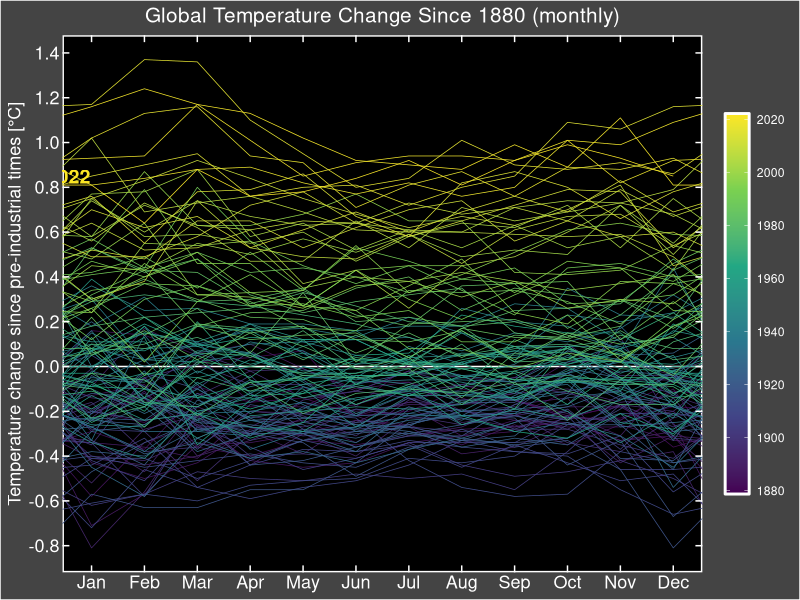
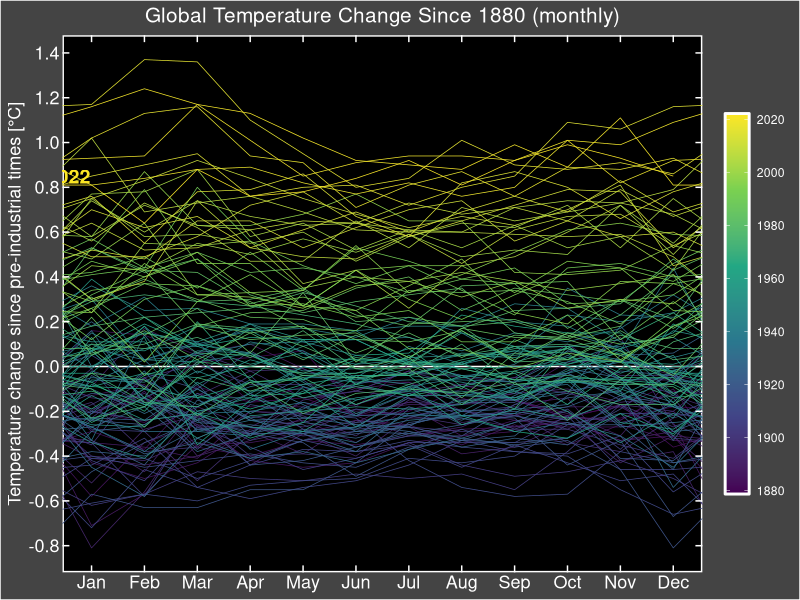

Recreate these plots in R, in order.
library(tidyverse)
library(glue)

t_diff <- read_csv("data/GLB.Ts+dSST.csv", skip = 1, na = "***") %>% 
  select(year = Year, month.abb) %>% 
  drop_na() %>% 
  pivot_longer(-year, names_to = "month", values_to = "t_diff") %>% 
  mutate(month = factor(month, levels = month.abb))

last_dec <- t_diff %>% 
  filter(month == "Dec") %>% 
  mutate(year = year + 1,
         month = "last_Dec")

next_jan <- t_diff %>% 
  filter(month == "Jan") %>% 
  mutate(year = year - 1,
         month = "next_Jan")

t_data <- bind_rows(last_dec, t_diff, next_jan) %>% 
  mutate(month = factor(month, levels = c("last_Dec", month.abb, "next_Jan")),
         month_number = as.numeric(month) - 1,
         this_year = year == 2022)

annotation <- t_data %>% 
  slice_max(year) %>% 
  slice_max(month_number)
  
t_data %>% 
  ggplot(aes(x = month_number, y = t_diff, group = year, colour = year, size = this_year)) +
  geom_hline(yintercept = 0, colour = "white") +
  geom_line() +
  geom_text(data = annotation,
            aes(x = month_number, y = t_diff, label = year, colour = year), 
            inherit.aes = FALSE,
            hjust = 0, size = 5, nudge_x = 0.15, fontface = "bold") +
  scale_x_continuous(breaks = 1:12,
                     labels = month.abb,
                     sec.axis = dup_axis(name = NULL, labels = NULL)) +
  scale_y_continuous(breaks = seq(-2, 2, 0.2),
                     sec.axis = dup_axis(name = NULL, labels = NULL)) +
  scale_size_manual(breaks = c(FALSE, TRUE),
                    values = c(0.25, 1), guide = "none") +
  scale_colour_viridis_c(breaks = seq(1880, 2020, 20),
                         guide = guide_colorbar(frame.colour = "white", 
                                                frame.linewidth = 1)) +
  coord_cartesian(xlim = c(1,12)) +
  labs(x = NULL,
       y = "Temperature change since pre-industrial times [\u00B0C]",
       title = glue("Global Temperature Change Since {min(t_diff$year)} (monthly)")) +
  theme(panel.background = element_rect(fill = "black", colour = "white", size = 1),
    plot.background = element_rect(fill = "#444444"),
    panel.grid = element_blank(),
    axis.text = element_text(colour = "white", size = 13),
    axis.ticks = element_line(colour = "white"),
    axis.ticks.length = unit(-5, "pt"),
    axis.title = element_text(colour = "white", size = 13),
    plot.title = element_text(colour = "white", size = 15, hjust = 0.5),
    legend.title = element_blank(),
    legend.background = element_rect(fill = NA),
    legend.text = element_text(colour = "white"),
    legend.key.height = unit(55,"pt"))

ggsave("figures/temperature-lines-plot.png", width = 8, height = 4.5)